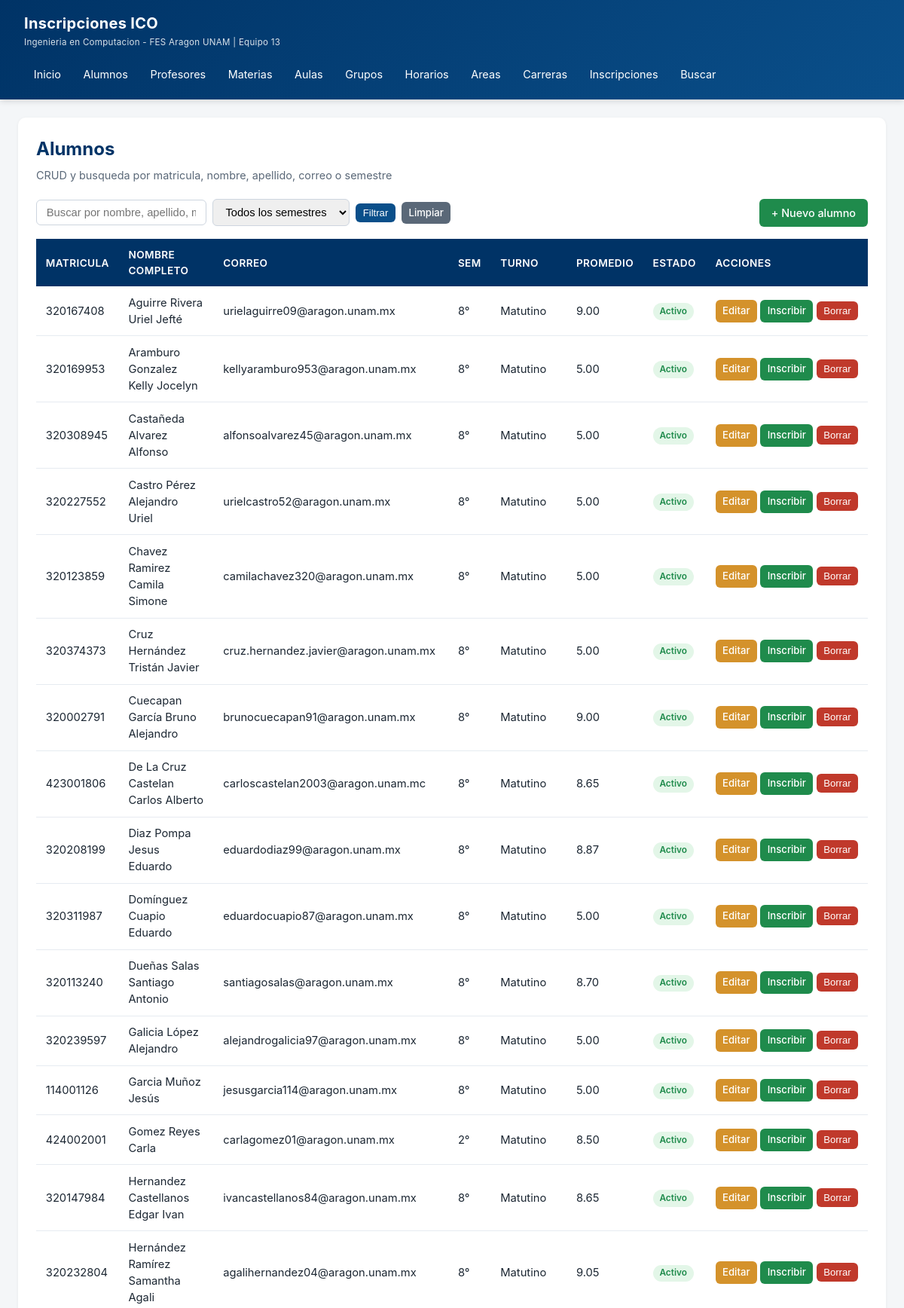
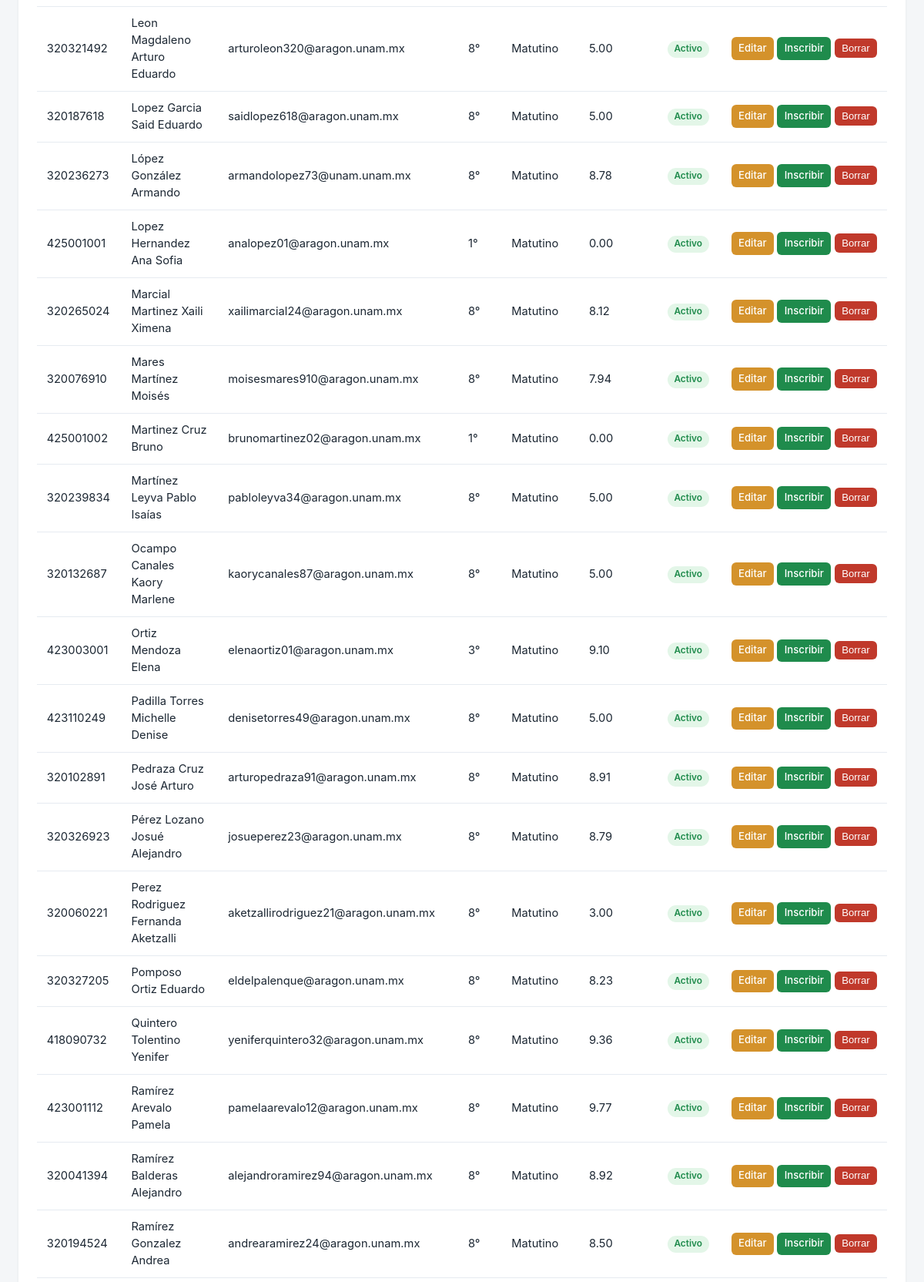
Page /?r=alumno (upper part) on the committed database (2 pictures, top to bottom).
### tables this page shows
CREATE TABLE alumno (
    id_alumno         INT AUTO_INCREMENT PRIMARY KEY,
    matricula         BIGINT       NOT NULL UNIQUE,
    nombre            VARCHAR(60)  NOT NULL,
    ap_paterno        VARCHAR(60)  NOT NULL,
    ap_materno        VARCHAR(60)  NOT NULL DEFAULT '',
    correo            VARCHAR(80)  NOT NULL UNIQUE,
    fecha_nacimiento  DATE         NOT NULL DEFAULT '2000-01-01',
    generacion        INT          NOT NULL DEFAULT 2023,
    turno             ENUM('Matutino','Vespertino') NOT NULL DEFAULT 'Matutino',
    semestre          TINYINT      NOT NULL DEFAULT 1,
    sistema           ENUM('Escolarizado','Abierto') NOT NULL DEFAULT 'Escolarizado',
    estado            ENUM('Activo','Inactivo') NOT NULL DEFAULT 'Activo',
    estatus_pago      TINYINT(1)   NOT NULL DEFAULT 1,
    promedio          DECIMAL(4,2) NOT NULL DEFAULT 0.00,
    id_carrera        INT          NOT NULL,
    CONSTRAINT fk_alumno_carrera FOREIGN KEY (id_carrera) REFERENCES carrera(id_carrera)
);

### app/helpers.php (called while the page is built, shortened)
<?php
function e(?string $s): string {
    return htmlspecialchars($s ?? '', ENT_QUOTES, 'UTF-8');
}
function render(string $view, array $data = []): void {
    extract($data, EXTR_SKIP);
    $contentFile = __DIR__ . '/views/' . $view . '.php';
    require $contentFile;
    require __DIR__ . '/views/layouts/main.php';
}

### app/controllers/AlumnoController.php (called while the page is built, shortened)
<?php
class AlumnoController {
    public function index() {
        $pdo = Database::pdo();
        $q = trim($_GET['q'] ?? '');
        $sem = $_GET['sem'] ?? '';
        $sql = "SELECT a.*, c.nombre_carrera FROM alumno a JOIN carrera c ON c.id_carrera=a.id_carrera WHERE 1=1";
        $params = [];
        $sql .= " ORDER BY a.ap_paterno, a.ap_materno, a.nombre";
        $st = $pdo->prepare($sql);
        $st->execute($params);
        $alumnos = $st->fetchAll();
        render('alumno/index', ['title'=>'Alumnos','alumnos'=>$alumnos,'q'=>$q,'sem'=>$sem]);
    }
}

### public/index.php (called while the page is built, shortened)
<?php
require __DIR__ . '/../app/helpers.php';
$accion = $_GET['accion'] ?? 'index';
$ctrl = new $controllerName();
$ctrl->$accion();

### app/views/alumno/index.php (the view, shortened to what this page needs)
<div class="card">
    <h1 class="page-title">Alumnos</h1>
    <p class="page-subtitle">CRUD y busqueda por matricula, nombre, apellido, correo o semestre</p>
    <div class="toolbar">
        <form class="search-box" method="get">
            <input type="text" name="q" value="<?= e($q) ?>" placeholder="Buscar por nombre, apellido, matricula o correo...">
            <select name="sem">
                <option value="">Todos los semestres</option>
            </select>
            <button class="btn btn-primary btn-sm" type="submit">Filtrar</button>
            <a class="btn btn-secondary btn-sm" href="/?r=alumno">Limpiar</a>
        </form>
        <a class="btn btn-success" href="/?r=alumno&accion=crear">+ Nuevo alumno</a>
    </div>
    <table class="data">
        <thead><tr>
            <th>Matricula</th><th>Nombre completo</th><th>Correo</th><th>Sem</th><th>Turno</th><th>Promedio</th><th>Estado</th><th>Acciones</th>
        </tr></thead>
        <tbody>
        <?php foreach ($alumnos as $a): ?>
        <tr>
            <td><?= e($a['matricula']) ?></td>
            <td><?= e($a['ap_paterno'].' '.$a['ap_materno'].' '.$a['nombre']) ?></td>
            <td><?= e($a['correo']) ?></td>
            <td><?= e($a['semestre']) ?>°</td>
            <td><?= e($a['turno']) ?></td>
            <td><?= number_format($a['promedio'],2) ?></td>
            <td><span class="badge <?= $a['estado']=='Activo'?'badge-act':'badge-inact' ?>"><?= e($a['estado']) ?></span></td>
            <td class="actions">
                <a class="btn btn-warning btn-sm" href="/?r=alumno&accion=editar&id=<?= $a['id_alumno'] ?>">Editar</a>
                <a class="btn btn-success btn-sm" href="/?r=inscripcion&accion=nueva&id_alumno=<?= $a['id_alumno'] ?>">Inscribir</a>
                <form method="post" action="/?r=alumno&accion=borrar&id=<?= $a['id_alumno'] ?>" data-confirm="Eliminar a este alumno?" style="display:inline">
                    <button class="btn btn-danger btn-sm" type="submit">Borrar</button>
                </form>
            </td>
        </tr>
        <?php endforeach; ?>
        </tbody>
    </table>
</div>

### public/css/style.css (style rules this page uses)
* { box-sizing: border-box; margin: 0; padding: 0; }
body { font-family: -apple-system, "Segoe UI", Roboto, Arial, sans-serif; background: #f4f6f8; color: #1c2733; line-height: 1.5; }
.card { background:#fff; border-radius:10px; padding:1.5rem; box-shadow:0 1px 4px rgba(0,0,0,.06); margin-bottom:1.25rem; }
.page-title { font-size:1.5rem; color:#003366; margin-bottom:.4rem; }
.page-subtitle { color:#5a6878; font-size:.9rem; margin-bottom:1.25rem; }
.toolbar { display:flex; gap:.75rem; justify-content:space-between; align-items:center; flex-wrap:wrap; margin-bottom:1rem; }
.search-box { display:flex; gap:.5rem; flex-wrap:wrap; align-items:center; }
.search-box input, .search-box select { padding:.5rem .8rem; border:1px solid #cdd5df; border-radius:6px; font-size:.92rem; }
.btn { display:inline-block; padding:.5rem 1rem; border-radius:6px; border:none; font-size:.9rem; cursor:pointer; text-decoration:none; transition:.15s; font-weight:500; }
.btn-primary { background:#0a4f8a; color:#fff; }
.btn-success { background:#1f8b4c; color:#fff; }
.btn-warning { background:#d4922b; color:#fff; }
.btn-danger { background:#c0392b; color:#fff; }
.btn-secondary { background:#5a6878; color:#fff; }
.btn-sm { padding:.3rem .6rem; font-size:.82rem; }
table.data { width:100%; border-collapse: collapse; background:#fff; font-size:.92rem; }
table.data th { background:#003366; color:#fff; text-align:left; padding:.7rem .8rem; font-weight:600; font-size:.85rem; text-transform:uppercase; letter-spacing:.4px; }
table.data td { padding:.65rem .8rem; border-bottom:1px solid #e6ebf1; }
table.data .actions { white-space:nowrap; }
.badge { display:inline-block; padding:.15rem .55rem; border-radius:99px; font-size:.74rem; font-weight:600; }
.badge-act { background:#e3f6e8; color:#1f8b4c; }

### rows in the picture
alumno: matricula "320167408", ap_paterno+ap_materno+nombre "Aguirre Rivera Uriel Jefté", correo "urielaguirre09@aragon.unam.mx", semestre "8", turno "Matutino", promedio "9.00", estado "Activo"
alumno: matricula "320169953", ap_paterno+ap_materno+nombre "Aramburo Gonzalez Kelly Jocelyn", correo "kellyaramburo953@aragon.unam.mx", semestre "8", turno "Matutino", promedio "5.00", estado "Activo"
alumno: matricula "320308945", ap_paterno+ap_materno+nombre "Castañeda Alvarez Alfonso", correo "alfonsoalvarez45@aragon.unam.mx", semestre "8", turno "Matutino", promedio "5.00", estado "Activo"
alumno: matricula "320227552", ap_paterno+ap_materno+nombre "Castro Pérez Alejandro Uriel", correo "urielcastro52@aragon.unam.mx", semestre "8", turno "Matutino", promedio "5.00", estado "Activo"
alumno: matricula "320123859", ap_paterno+ap_materno+nombre "Chavez Ramirez Camila Simone", correo "camilachavez320@aragon.unam.mx", semestre "8", turno "Matutino", promedio "5.00", estado "Activo"
alumno: matricula "320374373", ap_paterno+ap_materno+nombre "Cruz Hernández Tristán Javier", correo "cruz.hernandez.javier@aragon.unam.mx", semestre "8", turno "Matutino", promedio "5.00", estado "Activo"
alumno: matricula "320002791", ap_paterno+ap_materno+nombre "Cuecapan García Bruno Alejandro", correo "brunocuecapan91@aragon.unam.mx", semestre "8", turno "Matutino", promedio "9.00", estado "Activo"
alumno: matricula "423001806", ap_paterno+ap_materno+nombre "De La Cruz Castelan Carlos Alberto", correo "carloscastelan2003@aragon.unam.mc", semestre "8", turno "Matutino", promedio "8.65", estado "Activo"
alumno: matricula "320208199", ap_paterno+ap_materno+nombre "Diaz Pompa Jesus Eduardo", correo "eduardodiaz99@aragon.unam.mx", semestre "8", turno "Matutino", promedio "8.87", estado "Activo"
alumno: matricula "320311987", ap_paterno+ap_materno+nombre "Domínguez Cuapio Eduardo", correo "eduardocuapio87@aragon.unam.mx", semestre "8", turno "Matutino", promedio "5.00", estado "Activo"
alumno: matricula "320113240", ap_paterno+ap_materno+nombre "Dueñas Salas Santiago Antonio", correo "santiagosalas@aragon.unam.mx", semestre "8", turno "Matutino", promedio "8.70", estado "Activo"
alumno: matricula "320239597", ap_paterno+ap_materno+nombre "Galicia López Alejandro", correo "alejandrogalicia97@aragon.unam.mx", semestre "8", turno "Matutino", promedio "5.00", estado "Activo"
alumno: matricula "114001126", ap_paterno+ap_materno+nombre "Garcia Muñoz Jesús", correo "jesusgarcia114@aragon.unam.mx", semestre "8", turno "Matutino", promedio "5.00", estado "Activo"
alumno: matricula "424002001", ap_paterno+ap_materno+nombre "Gomez Reyes Carla", correo "carlagomez01@aragon.unam.mx", semestre "2", turno "Matutino", promedio "8.50", estado "Activo"
alumno: matricula "320147984", ap_paterno+ap_materno+nombre "Hernandez Castellanos Edgar Ivan", correo "ivancastellanos84@aragon.unam.mx", semestre "8", turno "Matutino", promedio "8.65", estado "Activo"
alumno: matricula "320232804", ap_paterno+ap_materno+nombre "Hernández Ramírez Samantha Agali", correo "agalihernandez04@aragon.unam.mx", semestre "8", turno "Matutino", promedio "9.05", estado "Activo"
alumno: matricula "320321492", ap_paterno+ap_materno+nombre "Leon Magdaleno Arturo Eduardo", correo "arturoleon320@aragon.unam.mx", semestre "8", turno "Matutino", promedio "5.00", estado "Activo"
alumno: matricula "320187618", ap_paterno+ap_materno+nombre "Lopez Garcia Said Eduardo", correo "saidlopez618@aragon.unam.mx", semestre "8", turno "Matutino", promedio "5.00", estado "Activo"
alumno: matricula "320236273", ap_paterno+ap_materno+nombre "López González Armando", correo "armandolopez73@unam.unam.mx", semestre "8", turno "Matutino", promedio "8.78", estado "Activo"
alumno: matricula "425001001", ap_paterno+ap_materno+nombre "Lopez Hernandez Ana Sofia", correo "analopez01@aragon.unam.mx", semestre "1", turno "Matutino", promedio "0.00", estado "Activo"
alumno: matricula "320265024", ap_paterno+ap_materno+nombre "Marcial Martinez Xaili Ximena", correo "xailimarcial24@aragon.unam.mx", semestre "8", turno "Matutino", promedio "8.12", estado "Activo"
alumno: matricula "320076910", ap_paterno+ap_materno+nombre "Mares Martínez Moisés", correo "moisesmares910@aragon.unam.mx", semestre "8", turno "Matutino", promedio "7.94", estado "Activo"
alumno: matricula "425001002", ap_paterno+ap_materno+nombre "Martinez Cruz Bruno", correo "brunomartinez02@aragon.unam.mx", semestre "1", turno "Matutino", promedio "0.00", estado "Activo"
alumno: matricula "320239834", ap_paterno+ap_materno+nombre "Martínez Leyva Pablo Isaías", correo "pabloleyva34@aragon.unam.mx", semestre "8", turno "Matutino", promedio "5.00", estado "Activo"
alumno: matricula "320132687", ap_paterno+ap_materno+nombre "Ocampo Canales Kaory Marlene", correo "kaorycanales87@aragon.unam.mx", semestre "8", turno "Matutino", promedio "5.00", estado "Activo"
alumno: matricula "423003001", ap_paterno+ap_materno+nombre "Ortiz Mendoza Elena", correo "elenaortiz01@aragon.unam.mx", semestre "3", turno "Matutino", promedio "9.10", estado "Activo"
alumno: matricula "423110249", ap_paterno+ap_materno+nombre "Padilla Torres Michelle Denise", correo "denisetorres49@aragon.unam.mx", semestre "8", turno "Matutino", promedio "5.00", estado "Activo"
alumno: matricula "320102891", ap_paterno+ap_materno+nombre "Pedraza Cruz José Arturo", correo "arturopedraza91@aragon.unam.mx", semestre "8", turno "Matutino", promedio "8.91", estado "Activo"
alumno: matricula "320326923", ap_paterno+ap_materno+nombre "Pérez Lozano Josué Alejandro", correo "josueperez23@aragon.unam.mx", semestre "8", turno "Matutino", promedio "8.79", estado "Activo"
alumno: matricula "320060221", ap_paterno+ap_materno+nombre "Perez Rodriguez Fernanda Aketzalli", correo "aketzallirodriguez21@aragon.unam.mx", semestre "8", turno "Matutino", promedio "3.00", estado "Activo"
alumno: matricula "320327205", ap_paterno+ap_materno+nombre "Pomposo Ortiz Eduardo", correo "eldelpalenque@aragon.unam.mx", semestre "8", turno "Matutino", promedio "8.23", estado "Activo"
alumno: matricula "418090732", ap_paterno+ap_materno+nombre "Quintero Tolentino Yenifer", correo "yeniferquintero32@aragon.unam.mx", semestre "8", turno "Matutino", promedio "9.36", estado "Activo"
alumno: matricula "423001112", ap_paterno+ap_materno+nombre "Ramírez Arevalo Pamela", correo "pamelaarevalo12@aragon.unam.mx", semestre "8", turno "Matutino", promedio "9.77", estado "Activo"
alumno: matricula "320041394", ap_paterno+ap_materno+nombre "Ramírez Balderas Alejandro", correo "alejandroramirez94@aragon.unam.mx", semestre "8", turno "Matutino", promedio "8.92", estado "Activo"
alumno: matricula "320194524", ap_paterno+ap_materno+nombre "Ramírez Gonzalez Andrea", correo "andrearamirez24@aragon.unam.mx", semestre "8", turno "Matutino", promedio "8.50", estado "Activo"
